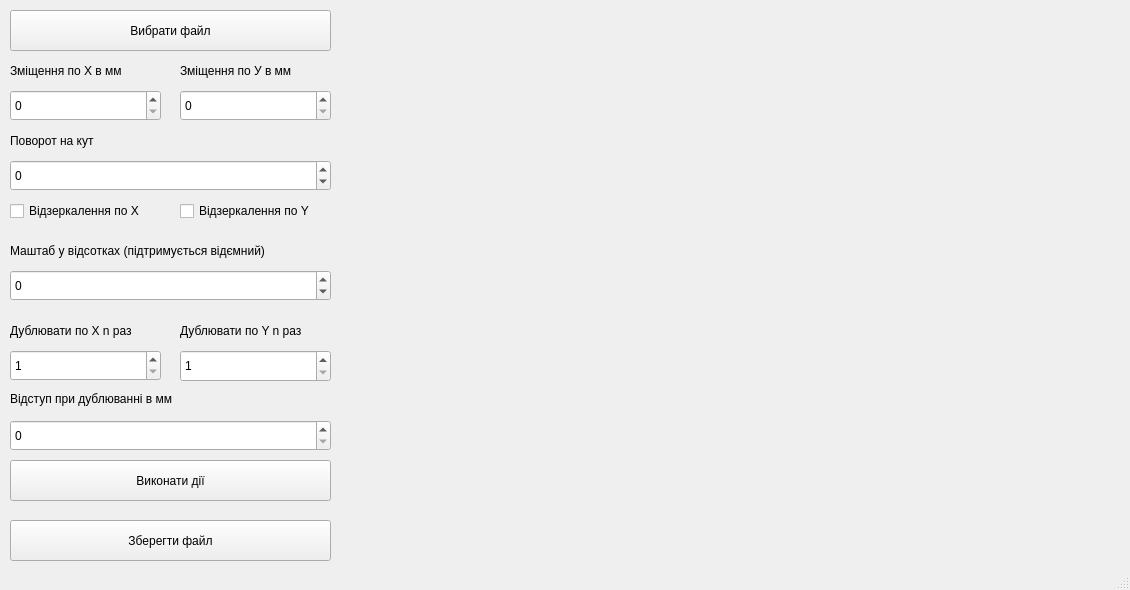
<?xml version="1.0" encoding="UTF-8"?>
<ui version="4.0">
 <class>MainWindow</class>
 <widget class="QMainWindow" name="MainWindow">
  <property name="geometry">
   <rect>
    <x>0</x>
    <y>0</y>
    <width>1130</width>
    <height>590</height>
   </rect>
  </property>
  <property name="sizePolicy">
   <sizepolicy hsizetype="Fixed" vsizetype="Fixed">
    <horstretch>0</horstretch>
    <verstretch>0</verstretch>
   </sizepolicy>
  </property>
  <property name="minimumSize">
   <size>
    <width>1130</width>
    <height>590</height>
   </size>
  </property>
  <property name="maximumSize">
   <size>
    <width>1130</width>
    <height>590</height>
   </size>
  </property>
  <property name="windowTitle">
   <string>G-code move and rotate</string>
  </property>
  <property name="windowIcon">
   <iconset>
    <normaloff>icon.png</normaloff>icon.png</iconset>
  </property>
  <widget class="QWidget" name="centralwidget">
   <widget class="QWidget" name="verticalLayoutWidget">
    <property name="geometry">
     <rect>
      <x>340</x>
      <y>10</y>
      <width>781</width>
      <height>551</height>
     </rect>
    </property>
    <layout class="QVBoxLayout" name="verticalLayout"/>
   </widget>
   <widget class="QSpinBox" name="move_x">
    <property name="geometry">
     <rect>
      <x>10</x>
      <y>90</y>
      <width>151</width>
      <height>31</height>
     </rect>
    </property>
   </widget>
   <widget class="QSpinBox" name="move_y">
    <property name="geometry">
     <rect>
      <x>180</x>
      <y>90</y>
      <width>151</width>
      <height>31</height>
     </rect>
    </property>
   </widget>
   <widget class="QLabel" name="label">
    <property name="geometry">
     <rect>
      <x>10</x>
      <y>60</y>
      <width>161</width>
      <height>21</height>
     </rect>
    </property>
    <property name="text">
     <string>Зміщення по Х в мм</string>
    </property>
   </widget>
   <widget class="QLabel" name="label_2">
    <property name="geometry">
     <rect>
      <x>180</x>
      <y>60</y>
      <width>151</width>
      <height>21</height>
     </rect>
    </property>
    <property name="text">
     <string>Зміщення по У в мм</string>
    </property>
   </widget>
   <widget class="QSpinBox" name="rotate">
    <property name="geometry">
     <rect>
      <x>10</x>
      <y>160</y>
      <width>321</width>
      <height>31</height>
     </rect>
    </property>
    <property name="minimum">
     <number>-360</number>
    </property>
    <property name="maximum">
     <number>360</number>
    </property>
    <property name="singleStep">
     <number>90</number>
    </property>
   </widget>
   <widget class="QLabel" name="label_3">
    <property name="geometry">
     <rect>
      <x>10</x>
      <y>130</y>
      <width>321</width>
      <height>21</height>
     </rect>
    </property>
    <property name="text">
     <string>Поворот на кут</string>
    </property>
   </widget>
   <widget class="QCheckBox" name="mirror_x">
    <property name="geometry">
     <rect>
      <x>10</x>
      <y>200</y>
      <width>151</width>
      <height>22</height>
     </rect>
    </property>
    <property name="text">
     <string>Відзеркалення по X</string>
    </property>
   </widget>
   <widget class="QCheckBox" name="mirror_y">
    <property name="geometry">
     <rect>
      <x>180</x>
      <y>200</y>
      <width>151</width>
      <height>22</height>
     </rect>
    </property>
    <property name="text">
     <string>Відзеркалення по Y</string>
    </property>
   </widget>
   <widget class="QSpinBox" name="scale">
    <property name="geometry">
     <rect>
      <x>10</x>
      <y>270</y>
      <width>321</width>
      <height>31</height>
     </rect>
    </property>
    <property name="minimum">
     <number>-9999999</number>
    </property>
    <property name="maximum">
     <number>9999999</number>
    </property>
    <property name="singleStep">
     <number>1</number>
    </property>
   </widget>
   <widget class="QLabel" name="label_4">
    <property name="geometry">
     <rect>
      <x>10</x>
      <y>240</y>
      <width>321</width>
      <height>21</height>
     </rect>
    </property>
    <property name="text">
     <string>Маштаб у відсотках (підтримується відємний)</string>
    </property>
   </widget>
   <widget class="QSpinBox" name="combine_x">
    <property name="geometry">
     <rect>
      <x>10</x>
      <y>350</y>
      <width>151</width>
      <height>31</height>
     </rect>
    </property>
    <property name="minimum">
     <number>1</number>
    </property>
   </widget>
   <widget class="QSpinBox" name="combine_y">
    <property name="geometry">
     <rect>
      <x>180</x>
      <y>350</y>
      <width>151</width>
      <height>32</height>
     </rect>
    </property>
    <property name="minimum">
     <number>1</number>
    </property>
   </widget>
   <widget class="QSpinBox" name="combine_margin">
    <property name="geometry">
     <rect>
      <x>10</x>
      <y>420</y>
      <width>321</width>
      <height>31</height>
     </rect>
    </property>
   </widget>
   <widget class="QLabel" name="label_5">
    <property name="geometry">
     <rect>
      <x>10</x>
      <y>320</y>
      <width>151</width>
      <height>21</height>
     </rect>
    </property>
    <property name="text">
     <string>Дублювати по X n раз</string>
    </property>
   </widget>
   <widget class="QLabel" name="label_6">
    <property name="geometry">
     <rect>
      <x>180</x>
      <y>320</y>
      <width>151</width>
      <height>21</height>
     </rect>
    </property>
    <property name="text">
     <string>Дублювати по Y n раз</string>
    </property>
   </widget>
   <widget class="QLabel" name="label_7">
    <property name="geometry">
     <rect>
      <x>10</x>
      <y>390</y>
      <width>321</width>
      <height>18</height>
     </rect>
    </property>
    <property name="text">
     <string>Відступ при дублюванні в мм</string>
    </property>
   </widget>
   <widget class="QPushButton" name="saveButton">
    <property name="geometry">
     <rect>
      <x>10</x>
      <y>520</y>
      <width>321</width>
      <height>41</height>
     </rect>
    </property>
    <property name="text">
     <string>Зберегти файл</string>
    </property>
   </widget>
   <widget class="QPushButton" name="openButton">
    <property name="geometry">
     <rect>
      <x>10</x>
      <y>10</y>
      <width>321</width>
      <height>41</height>
     </rect>
    </property>
    <property name="text">
     <string>Вибрати файл</string>
    </property>
   </widget>
   <widget class="QPushButton" name="do_some">
    <property name="geometry">
     <rect>
      <x>10</x>
      <y>460</y>
      <width>321</width>
      <height>41</height>
     </rect>
    </property>
    <property name="text">
     <string>Виконати дії</string>
    </property>
   </widget>
  </widget>
  <widget class="QStatusBar" name="statusbar"/>
 </widget>
 <resources/>
 <connections/>
</ui>
